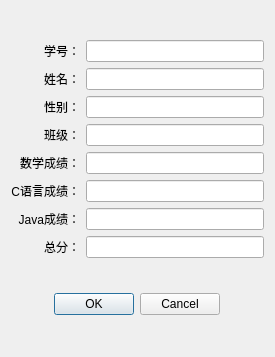
<?xml version="1.0" encoding="UTF-8"?>
<ui version="4.0">
 <class>StudentEditView</class>
 <widget class="QDialog" name="StudentEditView">
  <property name="geometry">
   <rect>
    <x>0</x>
    <y>0</y>
    <width>275</width>
    <height>357</height>
   </rect>
  </property>
  <property name="windowTitle">
   <string>修改学生信息</string>
  </property>
  <layout class="QGridLayout" name="gridLayout">
   <item row="0" column="0" colspan="3">
    <layout class="QHBoxLayout" name="horizontalLayout">
     <item>
      <layout class="QVBoxLayout" name="verticalLayout">
       <item>
        <widget class="QLabel" name="label">
         <property name="text">
          <string>学号：</string>
         </property>
         <property name="alignment">
          <set>Qt::AlignmentFlag::AlignRight|Qt::AlignmentFlag::AlignTrailing|Qt::AlignmentFlag::AlignVCenter</set>
         </property>
        </widget>
       </item>
       <item>
        <widget class="QLabel" name="label_2">
         <property name="text">
          <string>姓名：</string>
         </property>
         <property name="alignment">
          <set>Qt::AlignmentFlag::AlignRight|Qt::AlignmentFlag::AlignTrailing|Qt::AlignmentFlag::AlignVCenter</set>
         </property>
         <property name="margin">
          <number>-2</number>
         </property>
        </widget>
       </item>
       <item>
        <widget class="QLabel" name="label_3">
         <property name="text">
          <string>性别：</string>
         </property>
         <property name="alignment">
          <set>Qt::AlignmentFlag::AlignRight|Qt::AlignmentFlag::AlignTrailing|Qt::AlignmentFlag::AlignVCenter</set>
         </property>
         <property name="margin">
          <number>-2</number>
         </property>
        </widget>
       </item>
       <item>
        <widget class="QLabel" name="label_4">
         <property name="text">
          <string>班级：</string>
         </property>
         <property name="alignment">
          <set>Qt::AlignmentFlag::AlignRight|Qt::AlignmentFlag::AlignTrailing|Qt::AlignmentFlag::AlignVCenter</set>
         </property>
         <property name="margin">
          <number>-2</number>
         </property>
        </widget>
       </item>
       <item>
        <widget class="QLabel" name="label_6">
         <property name="text">
          <string>数学成绩：</string>
         </property>
         <property name="alignment">
          <set>Qt::AlignmentFlag::AlignRight|Qt::AlignmentFlag::AlignTrailing|Qt::AlignmentFlag::AlignVCenter</set>
         </property>
         <property name="margin">
          <number>-2</number>
         </property>
        </widget>
       </item>
       <item>
        <widget class="QLabel" name="label_5">
         <property name="text">
          <string>C语言成绩：</string>
         </property>
         <property name="alignment">
          <set>Qt::AlignmentFlag::AlignRight|Qt::AlignmentFlag::AlignTrailing|Qt::AlignmentFlag::AlignVCenter</set>
         </property>
         <property name="margin">
          <number>-2</number>
         </property>
        </widget>
       </item>
       <item>
        <widget class="QLabel" name="label_7">
         <property name="text">
          <string>Java成绩：</string>
         </property>
         <property name="alignment">
          <set>Qt::AlignmentFlag::AlignRight|Qt::AlignmentFlag::AlignTrailing|Qt::AlignmentFlag::AlignVCenter</set>
         </property>
         <property name="margin">
          <number>-2</number>
         </property>
        </widget>
       </item>
       <item>
        <widget class="QLabel" name="label_8">
         <property name="text">
          <string>总分：</string>
         </property>
         <property name="alignment">
          <set>Qt::AlignmentFlag::AlignRight|Qt::AlignmentFlag::AlignTrailing|Qt::AlignmentFlag::AlignVCenter</set>
         </property>
         <property name="margin">
          <number>-2</number>
         </property>
        </widget>
       </item>
      </layout>
     </item>
     <item>
      <layout class="QVBoxLayout" name="verticalLayout_2">
       <item>
        <widget class="QLineEdit" name="ID"/>
       </item>
       <item>
        <widget class="QLineEdit" name="Name"/>
       </item>
       <item>
        <widget class="QLineEdit" name="Sex"/>
       </item>
       <item>
        <widget class="QLineEdit" name="Class"/>
       </item>
       <item>
        <widget class="QLineEdit" name="MathScore"/>
       </item>
       <item>
        <widget class="QLineEdit" name="CScore"/>
       </item>
       <item>
        <widget class="QLineEdit" name="JavaScore"/>
       </item>
       <item>
        <widget class="QLineEdit" name="TotalScore"/>
       </item>
      </layout>
     </item>
    </layout>
   </item>
   <item row="1" column="0">
    <spacer name="horizontalSpacer">
     <property name="orientation">
      <enum>Qt::Orientation::Horizontal</enum>
     </property>
     <property name="sizeHint" stdset="0">
      <size>
       <width>40</width>
       <height>20</height>
      </size>
     </property>
    </spacer>
   </item>
   <item row="1" column="1">
    <widget class="QDialogButtonBox" name="buttonBox">
     <property name="layoutDirection">
      <enum>Qt::LayoutDirection::LeftToRight</enum>
     </property>
     <property name="orientation">
      <enum>Qt::Orientation::Horizontal</enum>
     </property>
     <property name="standardButtons">
      <set>QDialogButtonBox::StandardButton::Cancel|QDialogButtonBox::StandardButton::Ok</set>
     </property>
    </widget>
   </item>
   <item row="1" column="2">
    <spacer name="horizontalSpacer_2">
     <property name="orientation">
      <enum>Qt::Orientation::Horizontal</enum>
     </property>
     <property name="sizeHint" stdset="0">
      <size>
       <width>40</width>
       <height>20</height>
      </size>
     </property>
    </spacer>
   </item>
  </layout>
 </widget>
 <resources/>
 <connections>
  <connection>
   <sender>buttonBox</sender>
   <signal>accepted()</signal>
   <receiver>StudentEditView</receiver>
   <slot>accept()</slot>
   <hints>
    <hint type="sourcelabel">
     <x>248</x>
     <y>254</y>
    </hint>
    <hint type="destinationlabel">
     <x>157</x>
     <y>274</y>
    </hint>
   </hints>
  </connection>
  <connection>
   <sender>buttonBox</sender>
   <signal>rejected()</signal>
   <receiver>StudentEditView</receiver>
   <slot>reject()</slot>
   <hints>
    <hint type="sourcelabel">
     <x>316</x>
     <y>260</y>
    </hint>
    <hint type="destinationlabel">
     <x>286</x>
     <y>274</y>
    </hint>
   </hints>
  </connection>
 </connections>
</ui>
